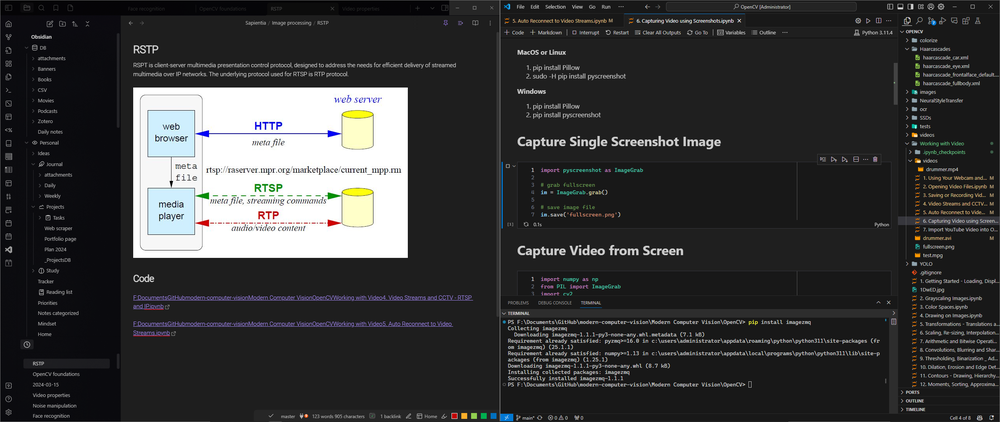
#> input picture Modern Computer Vision/OpenCV/Working with Video/fullscreen.png, 1000 x 422 px, shrunk from 2560 x 1080 before the run, given in place of the camera
$ jupyter execute '1. Using Your Webcam and Creating a Live Sketch of Yourself.ipynb'   (text cells are left out)
#> lines starting #> are read from the running program, lines starting #| are printed output that depends on the picture
[cell 1]
import cv2
import numpy as np
import matplotlib.pyplot as plt

def cv2_imshow(cv2image):
    plt.imshow(cv2.cvtColor(cv2image, cv2.COLOR_BGR2RGB))
    plt.show()

# Initialize webcam, cap is the object provided by VideoCapture
cap = cv2.VideoCapture(0)

# [4 lines of commented-out code are left out]

while True:
    # It contains a boolean indicating if it was sucessful (ret)
    # It also contains the images collected from the webcam (frame)
    ret, frame = cap.read()
#> frame is the input picture: shape (422, 1000, 3); mean B, G, R 55.7, 55.3, 55

    # frame_rgb = cv2.cvtColor(frame, cv2.COLOR_BGR2RGB)
    # plt.imshow(frame_rgb)
    # plt.show()

    cv2.imshow('Our Webcam Video', frame)

    if cv2.waitKey(1) == 13: #13 is the Enter Key
#> (key Esc is pressed here)
        break

# Release camera and close windows
cap.release()
cv2.destroyAllWindows()

[cell 2]
import cv2
import numpy as np

# Our sketch generating function
def sketch(image):
    # Convert image to grayscale
    img_gray = cv2.cvtColor(image, cv2.COLOR_BGR2GRAY)
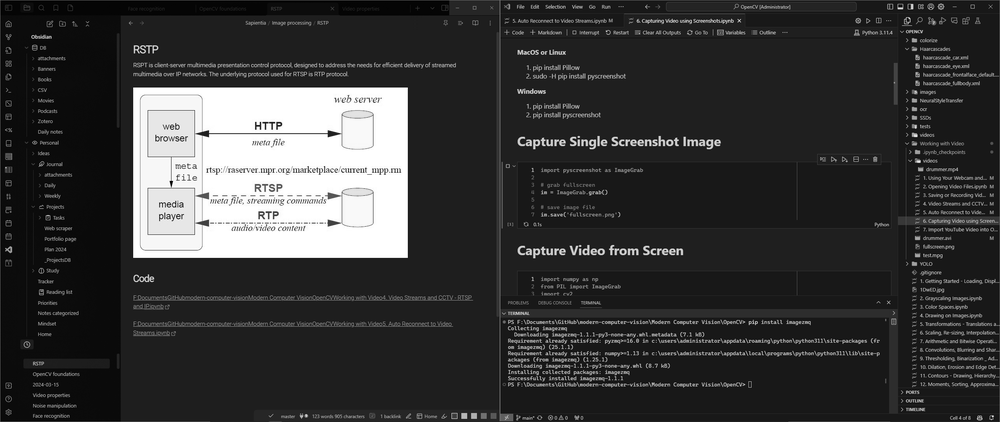
#> img_gray: shape (422, 1000); min 0, max 255, mean 55.2

    # Clean up image using Guassian Blur
    img_gray_blur = cv2.GaussianBlur(img_gray, (5,5), 0)

    # Extract edges
    canny_edges = cv2.Canny(img_gray_blur, 10, 70)
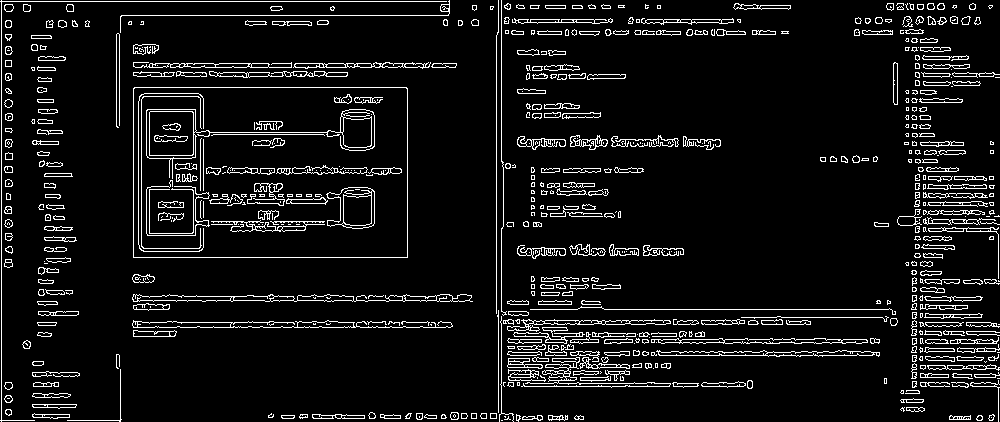
#> canny_edges: shape (422, 1000); 7.7% white in thin lines or dots

    # Do an invert binarize the image
    ret, mask = cv2.threshold(canny_edges, 70, 255, cv2.THRESH_BINARY_INV)
#> mask: shape (422, 1000); 92.3% white; black in thin lines or dots
    return mask


# Initialize webcam, cap is the object provided by VideoCapture
cap = cv2.VideoCapture(0)

while True:
    # It contains a boolean indicating if it was sucessful (ret)
    # It also contains the images collected from the webcam (frame)
    ret, frame = cap.read()
    # We pass our frame to our sketch function directly inside cv2.imshow()
    cv2.imshow('Our Live Sketcher', sketch(frame))
    if cv2.waitKey(1) == 13: #13 is the Enter Key
#> (key Esc is pressed here)
        break

# Release camera and close windows
cap.release()
cv2.destroyAllWindows()
